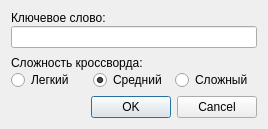
<?xml version="1.0" encoding="UTF-8"?>
<ui version="4.0">
 <class>GenerateDialogWindow</class>
 <widget class="QDialog" name="GenerateDialogWindow">
  <property name="geometry">
   <rect>
    <x>0</x>
    <y>0</y>
    <width>268</width>
    <height>129</height>
   </rect>
  </property>
  <property name="sizePolicy">
   <sizepolicy hsizetype="Fixed" vsizetype="Fixed">
    <horstretch>0</horstretch>
    <verstretch>0</verstretch>
   </sizepolicy>
  </property>
  <property name="minimumSize">
   <size>
    <width>200</width>
    <height>100</height>
   </size>
  </property>
  <property name="maximumSize">
   <size>
    <width>268</width>
    <height>129</height>
   </size>
  </property>
  <property name="windowTitle">
   <string>Dialog</string>
  </property>
  <layout class="QVBoxLayout" name="verticalLayout_2">
   <item>
    <layout class="QVBoxLayout" name="verticalLayout">
     <property name="spacing">
      <number>1</number>
     </property>
     <item>
      <widget class="QLabel" name="keyWordLabel">
       <property name="text">
        <string>Ключевое слово:</string>
       </property>
       <property name="alignment">
        <set>Qt::AlignBottom|Qt::AlignLeading|Qt::AlignLeft</set>
       </property>
      </widget>
     </item>
     <item>
      <widget class="QLineEdit" name="keyWordInput"/>
     </item>
    </layout>
   </item>
   <item>
    <layout class="QVBoxLayout" name="verticalLayout_3">
     <property name="spacing">
      <number>0</number>
     </property>
     <item>
      <widget class="QLabel" name="difficultyLabel">
       <property name="text">
        <string>Сложность кроссворда:</string>
       </property>
       <property name="alignment">
        <set>Qt::AlignBottom|Qt::AlignLeading|Qt::AlignLeft</set>
       </property>
      </widget>
     </item>
     <item>
      <layout class="QHBoxLayout" name="horizontalLayout_3">
       <property name="spacing">
        <number>0</number>
       </property>
       <item>
        <widget class="QRadioButton" name="radioButtonEasyDifficulty">
         <property name="text">
          <string>Легкий</string>
         </property>
        </widget>
       </item>
       <item>
        <widget class="QRadioButton" name="radioButtonMediumDifficulty">
         <property name="text">
          <string>Средний</string>
         </property>
         <property name="checked">
          <bool>true</bool>
         </property>
        </widget>
       </item>
       <item>
        <widget class="QRadioButton" name="radioButtonHardDifficulty">
         <property name="text">
          <string>Сложный</string>
         </property>
        </widget>
       </item>
      </layout>
     </item>
    </layout>
   </item>
   <item>
    <layout class="QHBoxLayout" name="horizontalLayout_2">
     <item>
      <spacer name="horizontalSpacer">
       <property name="orientation">
        <enum>Qt::Horizontal</enum>
       </property>
       <property name="sizeHint" stdset="0">
        <size>
         <width>40</width>
         <height>20</height>
        </size>
       </property>
      </spacer>
     </item>
     <item>
      <widget class="QDialogButtonBox" name="buttonBox">
       <property name="standardButtons">
        <set>QDialogButtonBox::Cancel|QDialogButtonBox::Ok</set>
       </property>
      </widget>
     </item>
    </layout>
   </item>
  </layout>
 </widget>
 <resources/>
 <connections/>
</ui>
